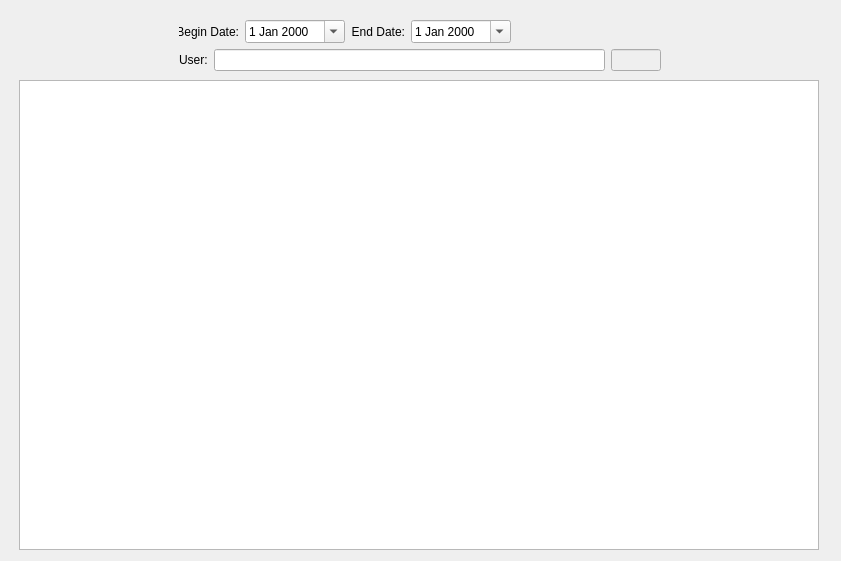
<?xml version="1.0" encoding="UTF-8"?>
<ui version="4.0">
 <class>UserLog</class>
 <widget class="QWidget" name="UserLog">
  <property name="geometry">
   <rect>
    <x>0</x>
    <y>0</y>
    <width>841</width>
    <height>561</height>
   </rect>
  </property>
  <property name="windowTitle">
   <string>Form</string>
  </property>
  <layout class="QGridLayout" name="gridLayout_3">
   <item row="0" column="0">
    <widget class="QFrame" name="frame">
     <property name="enabled">
      <bool>true</bool>
     </property>
     <property name="minimumSize">
      <size>
       <width>800</width>
       <height>0</height>
      </size>
     </property>
     <property name="maximumSize">
      <size>
       <width>802</width>
       <height>16777215</height>
      </size>
     </property>
     <property name="frameShape">
      <enum>QFrame::NoFrame</enum>
     </property>
     <property name="frameShadow">
      <enum>QFrame::Raised</enum>
     </property>
     <layout class="QGridLayout" name="gridLayout_2">
      <property name="leftMargin">
       <number>0</number>
      </property>
      <property name="topMargin">
       <number>0</number>
      </property>
      <property name="rightMargin">
       <number>0</number>
      </property>
      <property name="bottomMargin">
       <number>0</number>
      </property>
      <property name="spacing">
       <number>0</number>
      </property>
      <item row="0" column="1">
       <widget class="QFrame" name="frame_3">
        <property name="maximumSize">
         <size>
          <width>500</width>
          <height>16777215</height>
         </size>
        </property>
        <property name="frameShape">
         <enum>QFrame::NoFrame</enum>
        </property>
        <property name="frameShadow">
         <enum>QFrame::Raised</enum>
        </property>
        <layout class="QGridLayout" name="gridLayout">
         <item row="0" column="0" colspan="2">
          <layout class="QHBoxLayout" name="horizontalLayout_5">
           <item>
            <layout class="QHBoxLayout" name="horizontalLayout_2">
             <item>
              <widget class="QLabel" name="label">
               <property name="maximumSize">
                <size>
                 <width>60</width>
                 <height>16777215</height>
                </size>
               </property>
               <property name="text">
                <string>Begin Date:</string>
               </property>
               <property name="alignment">
                <set>Qt::AlignRight|Qt::AlignTrailing|Qt::AlignVCenter</set>
               </property>
              </widget>
             </item>
             <item>
              <widget class="QDateEdit" name="begindate">
               <property name="minimumSize">
                <size>
                 <width>100</width>
                 <height>0</height>
                </size>
               </property>
               <property name="maximumSize">
                <size>
                 <width>100</width>
                 <height>16777215</height>
                </size>
               </property>
               <property name="calendarPopup">
                <bool>true</bool>
               </property>
              </widget>
             </item>
            </layout>
           </item>
           <item>
            <layout class="QHBoxLayout" name="horizontalLayout">
             <item>
              <widget class="QLabel" name="label_2">
               <property name="maximumSize">
                <size>
                 <width>60</width>
                 <height>16777215</height>
                </size>
               </property>
               <property name="text">
                <string>End Date:</string>
               </property>
               <property name="alignment">
                <set>Qt::AlignRight|Qt::AlignTrailing|Qt::AlignVCenter</set>
               </property>
              </widget>
             </item>
             <item>
              <widget class="QDateEdit" name="enddate">
               <property name="minimumSize">
                <size>
                 <width>100</width>
                 <height>0</height>
                </size>
               </property>
               <property name="maximumSize">
                <size>
                 <width>100</width>
                 <height>16777215</height>
                </size>
               </property>
               <property name="calendarPopup">
                <bool>true</bool>
               </property>
              </widget>
             </item>
            </layout>
           </item>
           <item>
            <spacer name="horizontalSpacer_3">
             <property name="orientation">
              <enum>Qt::Horizontal</enum>
             </property>
             <property name="sizeHint" stdset="0">
              <size>
               <width>181</width>
               <height>20</height>
              </size>
             </property>
            </spacer>
           </item>
          </layout>
         </item>
         <item row="1" column="0" colspan="2">
          <layout class="QHBoxLayout" name="horizontalLayout_4">
           <item>
            <widget class="QLabel" name="label_3">
             <property name="maximumSize">
              <size>
               <width>60</width>
               <height>16777215</height>
              </size>
             </property>
             <property name="text">
              <string>User:</string>
             </property>
            </widget>
           </item>
           <item>
            <layout class="QHBoxLayout" name="horizontalLayout_3">
             <item>
              <widget class="QLineEdit" name="username"/>
             </item>
             <item>
              <widget class="QLineEdit" name="userid">
               <property name="enabled">
                <bool>false</bool>
               </property>
               <property name="maximumSize">
                <size>
                 <width>50</width>
                 <height>16777215</height>
                </size>
               </property>
              </widget>
             </item>
            </layout>
           </item>
          </layout>
         </item>
        </layout>
       </widget>
      </item>
      <item row="0" column="0">
       <spacer name="horizontalSpacer_6">
        <property name="orientation">
         <enum>Qt::Horizontal</enum>
        </property>
        <property name="sizeHint" stdset="0">
         <size>
          <width>147</width>
          <height>20</height>
         </size>
        </property>
       </spacer>
      </item>
      <item row="0" column="2">
       <spacer name="horizontalSpacer_7">
        <property name="orientation">
         <enum>Qt::Horizontal</enum>
        </property>
        <property name="sizeHint" stdset="0">
         <size>
          <width>147</width>
          <height>20</height>
         </size>
        </property>
       </spacer>
      </item>
      <item row="1" column="0" colspan="3">
       <widget class="QTableWidget" name="detailTable">
        <property name="maximumSize">
         <size>
          <width>800</width>
          <height>16777215</height>
         </size>
        </property>
        <property name="focusPolicy">
         <enum>Qt::NoFocus</enum>
        </property>
        <property name="editTriggers">
         <set>QAbstractItemView::NoEditTriggers</set>
        </property>
        <property name="alternatingRowColors">
         <bool>true</bool>
        </property>
        <property name="selectionMode">
         <enum>QAbstractItemView::NoSelection</enum>
        </property>
        <property name="selectionBehavior">
         <enum>QAbstractItemView::SelectRows</enum>
        </property>
        <property name="gridStyle">
         <enum>Qt::SolidLine</enum>
        </property>
        <property name="cornerButtonEnabled">
         <bool>false</bool>
        </property>
        <attribute name="verticalHeaderVisible">
         <bool>false</bool>
        </attribute>
       </widget>
      </item>
     </layout>
    </widget>
   </item>
  </layout>
 </widget>
 <resources/>
 <connections/>
</ui>
